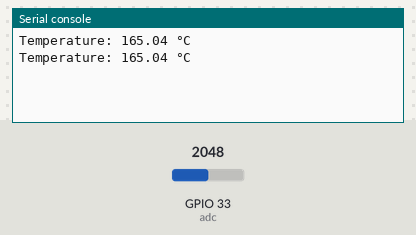
Bench run of a program on a simulated ESP32 board running MicroPython. Parts: the last lines printed to the serial console. The inputs (shaded band) are chosen by the test bench; at power-on: GPIO 33 (adc) = 2048 (analog values on the 0–4095 scale).

Above: at 1.2 s.
1.3 s: GPIO 33 (adc) set to 2866
At 2.6 s:
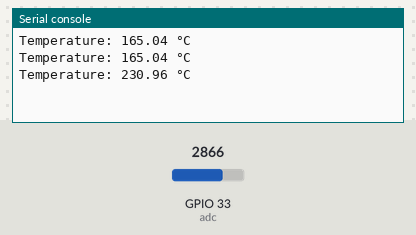
2.8 s: GPIO 33 (adc) set to 3603
At 3.6 s:
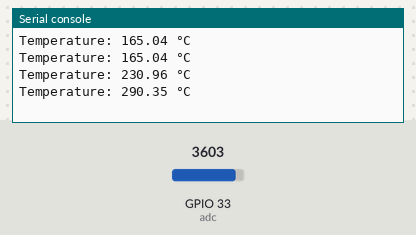
Timing chart, 0 to 5.8 s (numbered marks = the images above; inputs shaded):
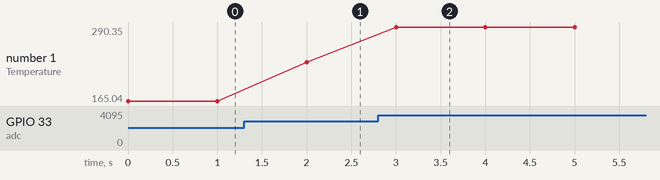

The program:

main.py
```python
from machine import ADC, Pin
import time

# Configure ADC on pin 33
adc = ADC(Pin(33))
adc.atten(ADC.ATTN_11DB)   # allows full range ~0-3.6V
adc.width(ADC.WIDTH_12BIT) # 12-bit resolution (0-4095)

while True:
    # Read raw ADC value
    raw = adc.read()

    # Convert to voltage (in volts)
    voltage = (raw / 4095) * 3.3   # assuming 3.3V reference

    # Convert voltage to temperature (°C)
    temperature = voltage * 100    # because 10mV per °C

    print("Temperature: {:.2f} °C".format(temperature))
    time.sleep(1)
```

Measured:
- after the input at 1.3 s, the serial console: prints a new line after 0.70 s (image 1)
- after the input at 2.8 s, the serial console: prints a new line after 0.20 s (image 2)
- plotted number 1: 165.04 → 230.96 after the input at 1.3 s, 230.96 → 290.35 after the input at 2.8 s
